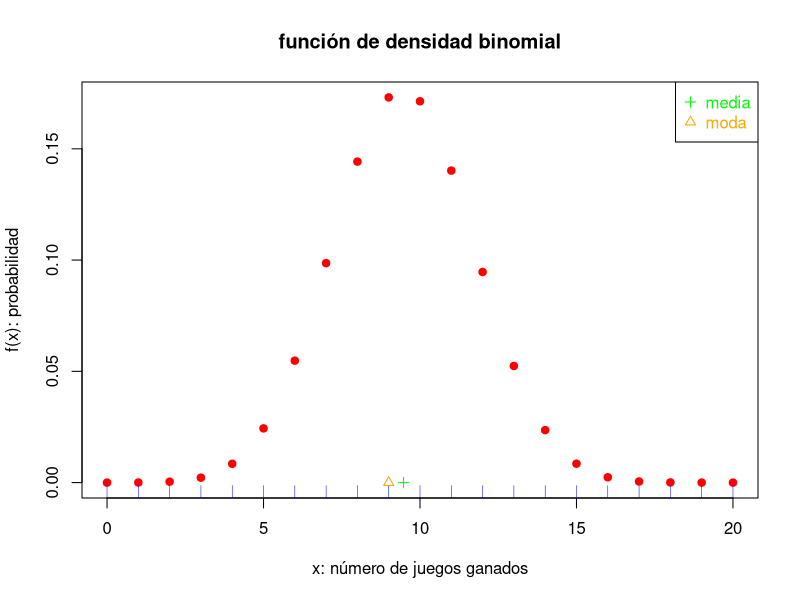
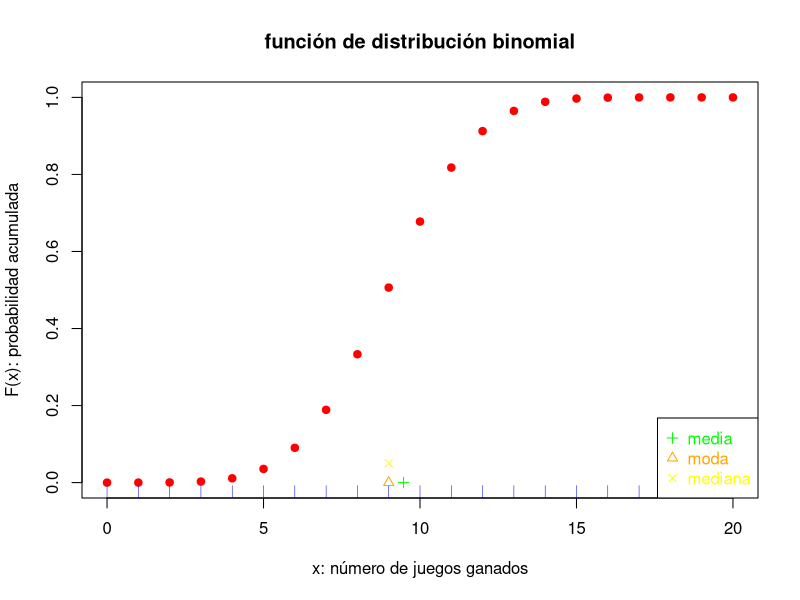
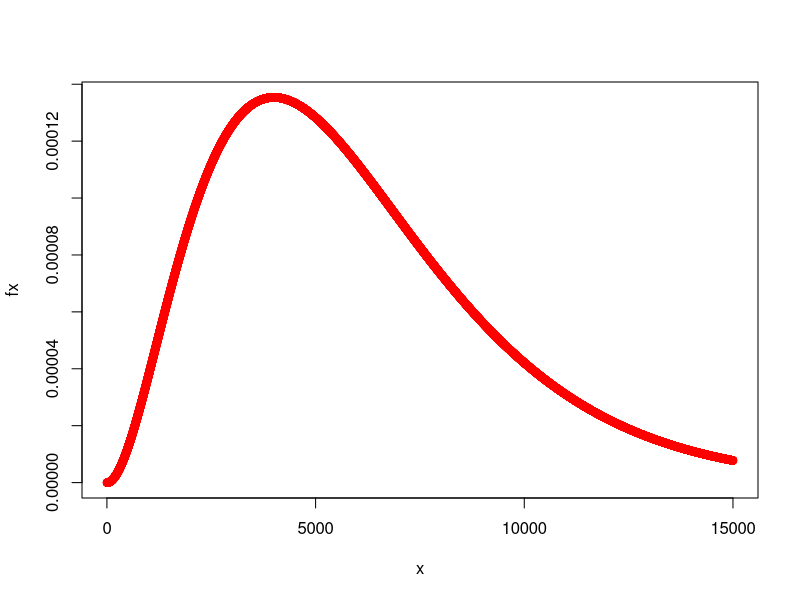
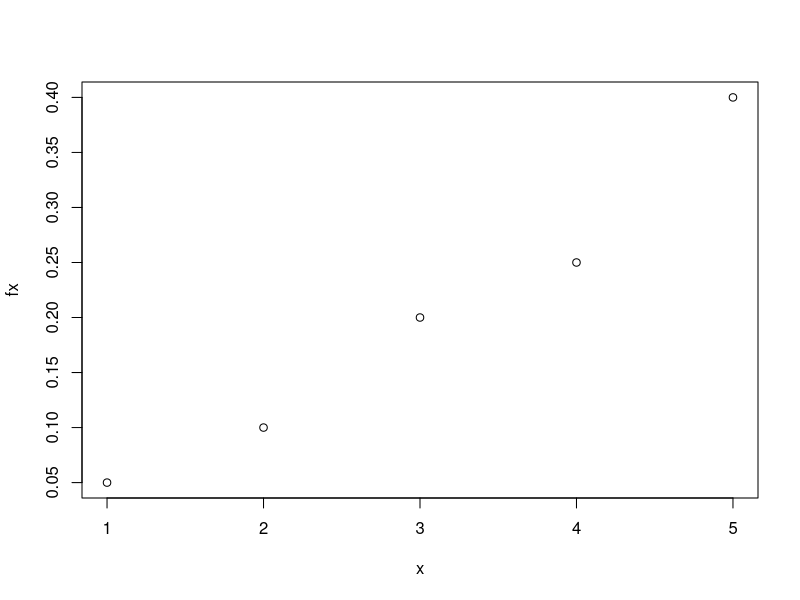

Reproduce these figures in R, in order.
# Práctica: distribuciones de 
#           probabilidad discretas
# rm(list=ls())
# 
# Contenido:
#:01 Distribución binomial 

#:01 Distribución binomial ----------
# X: número de éxitos en n ensayos 
#    de Bernoulli
# X = 0,1,...,n
# n >= 1, es el total de ensayos    
# p = P(E), de cada ensayo, 0 <= p <= 1.

# a) Ejemplo: apostar un peso a los 
#    números rojos en el juego de la
#    ruleta, n = 10 y p = 18/38 = 0.4737.

# Valores de los parámetros
n<- 20 # 10 # 
p<- 18/38
x<- 0:n    # conjunto de valores posibles
f.x<- choose(n=n,k=x)*p^x*(1-p)^(n-x)
F.x<- cumsum(f.x)
fx<- dbinom(x=x,size=n,prob=p)
Fx<- pbinom(q=x,size=n,prob=p)
mat<- cbind(x,f.x,fx,F.x,Fx)
mat<- round(mat,4)
mat

moda<- which.max(fx)
moda
moda<- x[moda]
moda

media<- n*p
media
media.formula.universal<- sum(x*fx)
media.formula.universal

aux<- which(Fx>=0.5)
mediana<- x[aux[1]]
mediana

varianza<- n*p*(1-p)
varianza.formula.universal<- 
 sum((x-media)^2*fx)
varianza.formula.universal
desviacion.estandar<- sqrt(varianza)


x11()
main<- "función de densidad binomial"
xlab<- "x: número de juegos ganados"
ylab<- "f(x): probabilidad"
plot(x,fx,xlab=xlab,ylab=ylab,main=main,
     type="p",pch=19,col="red")
rug(x,col="blue")
points(c(media,moda),c(0,0),pch=c(3,2),
       col=c("green","orange"))
leyenda<- c("media","moda")
legend(x="topright",legend=leyenda,
       pch=c(3,2),col=c("green","orange"),
       text.col=c("green","orange"))

x11()
main<- "función de distribución binomial"
xlab<- "x: número de juegos ganados"
ylab<- "F(x): probabilidad acumulada"
plot(x,Fx,xlab=xlab,ylab=ylab,main=main,
     type="p",pch=19,col="red")
rug(x,col="blue")
points(c(media,moda,mediana),
       c(0,0,0.05),pch=c(3,2,4),
       col=c("green","orange","yellow"))
leyenda<- c("media","moda","mediana")
legend(x="bottomright",legend=leyenda,
       pch=c(3,2,4),
       col=c("green","orange","yellow"),
       text.col=c("green","orange","yellow"))




# ibarra, torres, ortiz, caldera, 2022-10-10


#:02 Distribución de Poisson -----
#    X~Po(mi)
#    f(x) = P(X=x) = exp(-mi)mi^x/x!
#    para x = 0,1,2,...

# Ejercicio 3.105 del libro de Montgomery
# a)
mi<- 0.5  
x<- 0
f.x<- exp(-mi)*mi^x/factorial(x)
fx<- dpois(x=x,lambda=mi)
c(x,fx,f.x)

# b)
mi<- 5  
x<- 0
f.x<- exp(-mi)*mi^x/factorial(x)
fx<- dpois(x=x,lambda=mi)
c(x,fx,f.x)
# c)
# Z = número de autos con defectos en superficie plástica
# Z~bin(n=10,p=0.3935)
n<- 10
p<- 0.3935
# C = {Z<=1}; a lo más hay 1 defecto
z<- 1  
Fz<- pbinom(q=z,size=10,prob=p)
f.z<- dbinom(x=c(0,1),size=10,prob=p)
F.z<- cumsum(f.z)
c(z,Fz,F.z)

#:03 Distribuciones geométrica y binomial negativa ----------

p<- 0.0005
r<- 3
# conjunto de valores posibles
x<- r:15000  
x.aux<- x-r   # OJO con esta linea

fx<- dnbinom(x=x.aux,size=r,prob=p)
moda<- which.max(fx)
moda<- moda+r

fx[1]   # P(X=3) = f(3)
fx[2]   # P(X=4) = f(4)
fx[3]   # P(X=5) = f(5)


x11()
plot(x,fx,col="red")

# b) Ejercicio 3.83 p.p 83 (106)
# X = tiempo de paro de la linea de producción
#     (hasta que haya 3 costales con bajo peso)
# X ~ binneg(r=3,p=0.001)

r<- 3
p<- 0.001
mi<- r/p               # EX
sigma2<- r*(1-p)/p^2   # VX
sigma<- sqrt(sigma2)   # d.e.(X)
c(mi,sigma2,sigma)

# Obtenga  además la probabilidad del evento 
# {X<9} = {X<=8} =
# Tres formas de calcular esta probabilidad

0.001^3*( 
 choose(n=2,k=2)*0.999^0 +choose(n=3,k=2)*0.999^1
+choose(n=4,k=2)*0.999^2 +choose(n=5,k=2)*0.999^3
+choose(n=6,k=2)*0.999^4 +choose(n=7,k=2)*0.999^5)

x<- r:8
fx<- choose(n=x-1,k=r-1)*p^r*(1-p)^(x-r)
sum(fx)

pnbinom(q=8-r,size=r,prob=p)   # OJO con esta linea


#pnbinom(q=3-r,size=r,prob=p)  


#:04 Función generadora de momentos ------
#    Práctica que toma como base Ejercicio 3.115 p.p. 94 (117)

# conjunto de valores posibles
x<- 1:5
fx<- c(0.05,0.1,0.2,0.25,0.4)

x11()
plot(x,fx)
 
tabla<- cbind(x,fx)
tabla
medias.poblacionales<-colSums(tabla)
medias.poblacionales[1]<-NA
medias.poblacionales

#esperanza de x
xfx<- x*fx
x2fx<- x^2*fx
x3fx<- x^3*fx


tabla<- cbind(tabla,xfx,x2fx,x3fx)
tabla
#esperanzas de x,cuadrada,cubica,
medias.poblacionales<-colSums(tabla)
medias.poblacionales[1]<-NA
medias.poblacionales

#varianza
mi<-medias.poblacionales[3]
sigma2<-medias.poblacionales[4]-mi^2
sigma<-sqrt(sigma2)
sesgo<-medias.poblacionales[5]-3*mi*medias.poblacionales[4] +2*mi^3
sesgo<-sesgo/sigma^3
sesgo
c(mi,sigma2,sigma,sesgo)
 
 
 
 